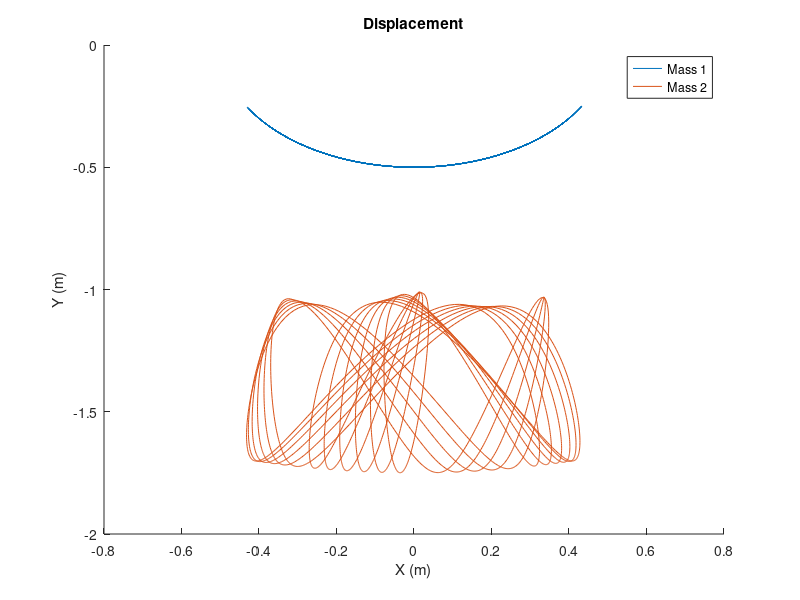
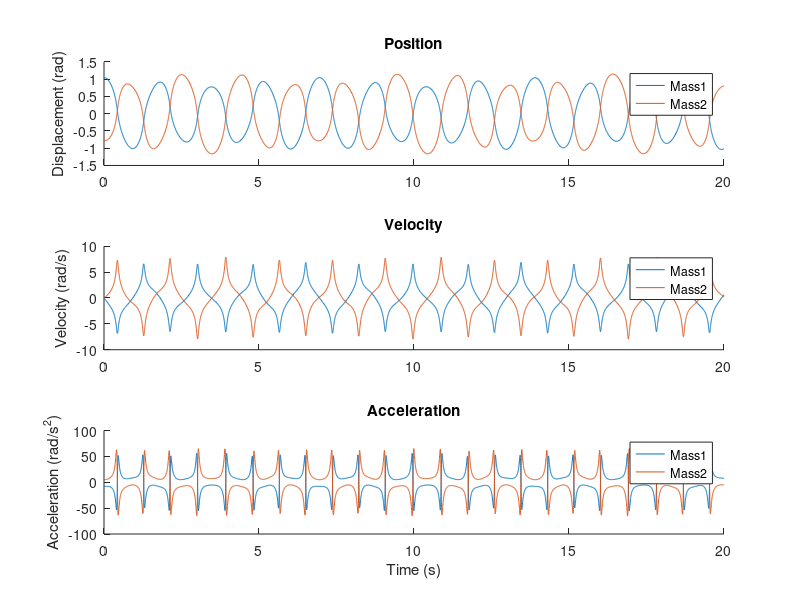
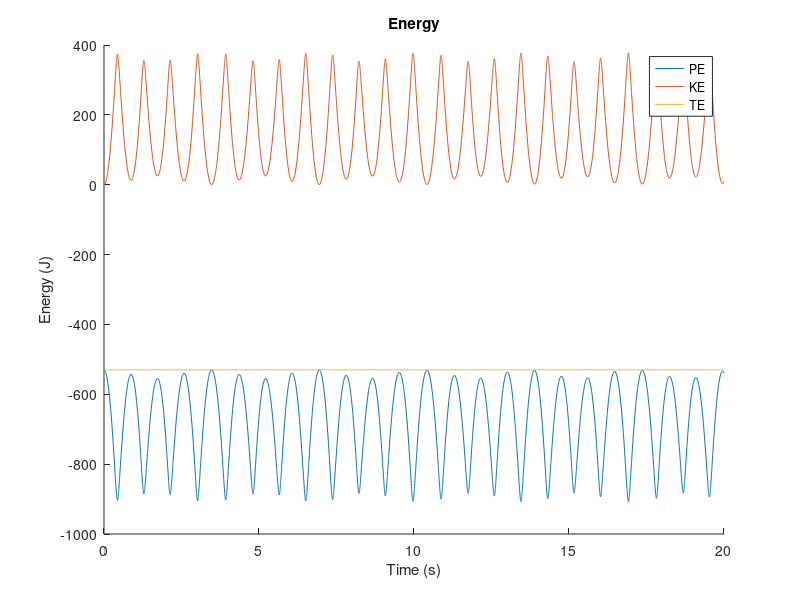
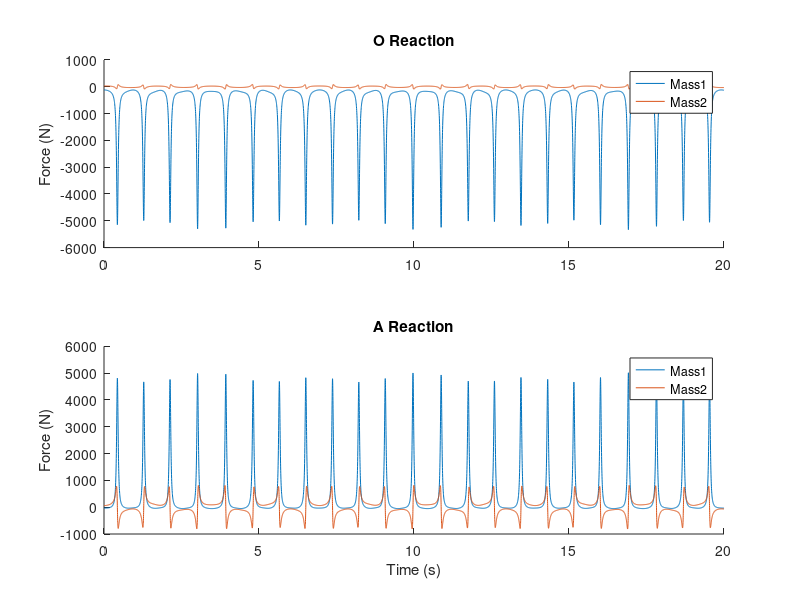

Recreate these plots in MATLAB, in order.
%%PSET5 Q1: Sophie Li
%This function calculates the state equations for a double compound
%pendulum. It also took about 20 hours to debug.

function q1_pendulum
close all

L1 = 1;
L2 = 1.5;
M1 = 10;
M2 = 50;
g = 9.81;

theta1_0 = pi/3;
theta1v_0 = 0;
theta2_0 = -pi/4;
theta2v_0 = 0;

t_interval = [0 20];
initial_vals = [theta1_0; theta1v_0; theta2_0; theta2v_0];

options = odeset('RelTol', 1e-7);
[T_out, Z_out] = ode45(@motion, t_interval, initial_vals, options);

t1_o = Z_out(:,1);
t1d_o = Z_out(:,2);
t2_o = Z_out(:,3);
t2d_o = Z_out(:,4);
t3_o = t2_o - t1_o;

x1 = L1/2.*sin(t1_o);
y1 = -L1/2.*cos(t1_o);
x2 = x1*2 + L2/2.*sin(t2_o);
y2 = y1*2 - L2/2.*cos(t2_o);

LHS = zeros(length(T_out), 6);
for i = 1:length(T_out)
    LHS(i, :) = calc_LHS(Z_out(i, :));
end

t1a_o = LHS(:, 1);
t2a_o = LHS(:, 2);
a1_o = LHS(:, 3);
a2_o = LHS(:, 4);
o1_o = LHS(:, 5);
o2_o = LHS(:, 6);

%Cartesian Displacement
figure
hold all
plot(x1, y1)
plot(x2, y2)
legend('Mass 1', 'Mass 2')
title('Displacement')
xlabel('X (m)')
ylabel('Y (m)')

%Tangential Position/Velocity/Acceleration
figure
%Position
subplot(3,1,1)
hold all
plot(T_out, t1_o)
plot(T_out, t2_o)
title('Position')
ylabel('Displacement (rad)')
legend('Mass1', 'Mass2')
%Velocity
subplot(3,1,2)
hold all
plot(T_out, t1d_o)
plot(T_out, t2d_o)
title('Velocity')
ylabel('Velocity (rad/s)')
legend('Mass1', 'Mass2')
%Acceleration
subplot(3,1,3)
hold all
plot(T_out, t1a_o)
plot(T_out, t2a_o)
title('Acceleration')
xlabel('Time (s)')
ylabel('Acceleration (rad/s^2)')
legend('Mass1', 'Mass2')

%Energy
PE1 = M1*g.*y1;
KE1 = M1*L1^2*t1d_o.^2/6;
PE2 = M2*g.*y2;
KE2 = (M2/2)*(L1^2*t1d_o.^2 + (L2^2/3)*t2d_o.^2 + L1*L2*t1d_o.*t2d_o.*cos(t2_o-t1_o));

PE = PE1 + PE2;
KE = KE1 + KE2;
TE = PE + KE;

figure
hold all
plot(T_out, PE)
plot(T_out, KE)
plot(T_out, TE)
legend('PE', 'KE', 'TE')
title('Energy')
xlabel('Time (s)')
ylabel('Energy (J)')

%Reaction forces
figure
subplot(2,1,1)
hold all
plot(T_out, o1_o);
plot(T_out, o2_o);
title('O Reaction')
ylabel('Force (N)')
legend('Mass1', 'Mass2')
subplot(2,1,2)
hold all
plot(T_out, a1_o)
plot(T_out, a2_o)
title('A Reaction')
ylabel('Force (N)')
xlabel('Time (s)')
legend('Mass1', 'Mass2')


    function vals = calc_LHS(Z)
        t1 = Z(1);
        t1d = Z(2);
        t2 = Z(3);
        t2d = Z(4);
        
        t3 = t2 - t1;
       
        A = [0, 0, -cos(t3), sin(t3), -1, 0;
            M1*L1/2, 0, -sin(t3), -cos(t3), 0, -1;
            M2*L1*sin(t3), 0, 1, 0, 0, 0;
            M2*L1*cos(t3), M2*L2/2, 0, 1, 0, 0;
            M1*L1/3, 0, -sin(t3), -cos(t3), 0, 0;
            0, M2*L2/6, 0, -1, 0, 0];
          
       r = [(M1*t1d^2*L1)/2 + M1*g*cos(t1);
           -M1*g*sin(t1);
           M2*t1d^2*L1*cos(t3) + (M2*t2d^2*L2)/2 + M2*g*cos(t2);
           -M2*t1d^2*L1*sin(t3) - M2*g*sin(t2);
           -(M1*g*sin(t1))/2;
           0];
        
        vals = A\r; 
    end

    function vals = motion(T, Z)
        t1d = Z(2);
        t2d = Z(4);
        
        res = calc_LHS(Z);
        
        t1dd = res(1);
        t2dd = res(2);

        vals = [t1d; t1dd; t2d; t2dd];
        
    end

end
        